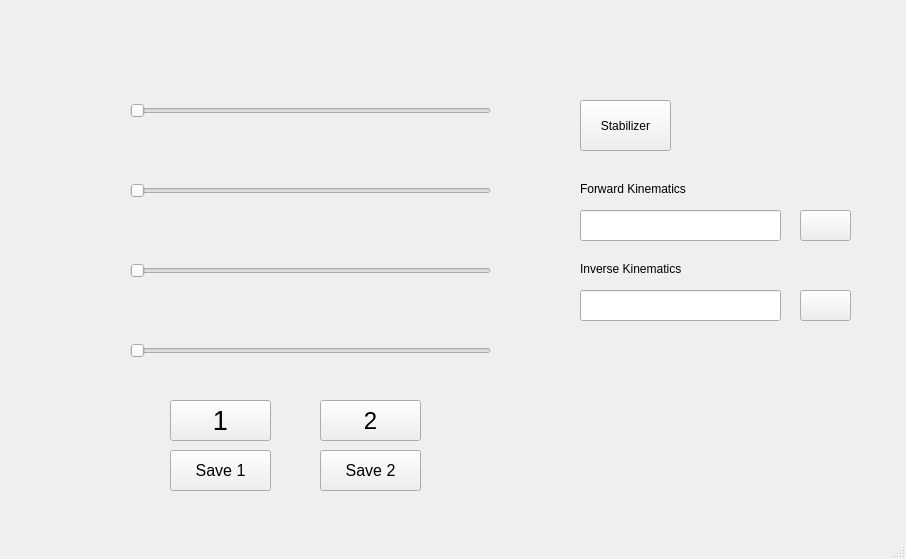
<?xml version="1.0" encoding="UTF-8"?>
<ui version="4.0">
 <class>MainWindow</class>
 <widget class="QMainWindow" name="MainWindow">
  <property name="geometry">
   <rect>
    <x>0</x>
    <y>0</y>
    <width>906</width>
    <height>559</height>
   </rect>
  </property>
  <property name="windowTitle">
   <string>METU MECH</string>
  </property>
  <widget class="QWidget" name="centralwidget">
   <widget class="QSlider" name="servo_1">
    <property name="geometry">
     <rect>
      <x>130</x>
      <y>90</y>
      <width>361</width>
      <height>41</height>
     </rect>
    </property>
    <property name="maximum">
     <number>180</number>
    </property>
    <property name="orientation">
     <enum>Qt::Horizontal</enum>
    </property>
   </widget>
   <widget class="QSlider" name="servo_2">
    <property name="geometry">
     <rect>
      <x>130</x>
      <y>170</y>
      <width>361</width>
      <height>41</height>
     </rect>
    </property>
    <property name="maximum">
     <number>180</number>
    </property>
    <property name="orientation">
     <enum>Qt::Horizontal</enum>
    </property>
   </widget>
   <widget class="QSlider" name="servo_3">
    <property name="geometry">
     <rect>
      <x>130</x>
      <y>250</y>
      <width>361</width>
      <height>41</height>
     </rect>
    </property>
    <property name="maximum">
     <number>180</number>
    </property>
    <property name="orientation">
     <enum>Qt::Horizontal</enum>
    </property>
   </widget>
   <widget class="QSlider" name="servo_4">
    <property name="geometry">
     <rect>
      <x>130</x>
      <y>330</y>
      <width>361</width>
      <height>41</height>
     </rect>
    </property>
    <property name="maximum">
     <number>180</number>
    </property>
    <property name="orientation">
     <enum>Qt::Horizontal</enum>
    </property>
   </widget>
   <widget class="QPushButton" name="go_button_1">
    <property name="geometry">
     <rect>
      <x>170</x>
      <y>400</y>
      <width>101</width>
      <height>41</height>
     </rect>
    </property>
    <property name="font">
     <font>
      <pointsize>20</pointsize>
     </font>
    </property>
    <property name="text">
     <string>1</string>
    </property>
   </widget>
   <widget class="QPushButton" name="go_button_2">
    <property name="geometry">
     <rect>
      <x>320</x>
      <y>400</y>
      <width>101</width>
      <height>41</height>
     </rect>
    </property>
    <property name="font">
     <font>
      <pointsize>18</pointsize>
     </font>
    </property>
    <property name="text">
     <string>2</string>
    </property>
   </widget>
   <widget class="QPushButton" name="save_button_1">
    <property name="geometry">
     <rect>
      <x>170</x>
      <y>450</y>
      <width>101</width>
      <height>41</height>
     </rect>
    </property>
    <property name="font">
     <font>
      <pointsize>12</pointsize>
     </font>
    </property>
    <property name="text">
     <string>Save 1</string>
    </property>
   </widget>
   <widget class="QPushButton" name="save_button_2">
    <property name="geometry">
     <rect>
      <x>320</x>
      <y>450</y>
      <width>101</width>
      <height>41</height>
     </rect>
    </property>
    <property name="font">
     <font>
      <pointsize>12</pointsize>
     </font>
    </property>
    <property name="text">
     <string>Save 2</string>
    </property>
   </widget>
   <widget class="QPushButton" name="stabilizer_button">
    <property name="geometry">
     <rect>
      <x>580</x>
      <y>100</y>
      <width>91</width>
      <height>51</height>
     </rect>
    </property>
    <property name="text">
     <string>Stabilizer</string>
    </property>
   </widget>
   <widget class="QLineEdit" name="empty_area_1">
    <property name="geometry">
     <rect>
      <x>580</x>
      <y>210</y>
      <width>201</width>
      <height>31</height>
     </rect>
    </property>
    <property name="text">
     <string/>
    </property>
   </widget>
   <widget class="QLineEdit" name="empty_area_2">
    <property name="geometry">
     <rect>
      <x>580</x>
      <y>290</y>
      <width>201</width>
      <height>31</height>
     </rect>
    </property>
   </widget>
   <widget class="QLabel" name="forward_kinematics_text">
    <property name="geometry">
     <rect>
      <x>580</x>
      <y>180</y>
      <width>221</width>
      <height>17</height>
     </rect>
    </property>
    <property name="text">
     <string>Forward Kinematics</string>
    </property>
   </widget>
   <widget class="QLabel" name="inverse_kinematics_text">
    <property name="geometry">
     <rect>
      <x>580</x>
      <y>260</y>
      <width>221</width>
      <height>17</height>
     </rect>
    </property>
    <property name="text">
     <string>Inverse Kinematics</string>
    </property>
   </widget>
   <widget class="QPushButton" name="for_button">
    <property name="geometry">
     <rect>
      <x>800</x>
      <y>210</y>
      <width>51</width>
      <height>31</height>
     </rect>
    </property>
    <property name="text">
     <string/>
    </property>
   </widget>
   <widget class="QPushButton" name="inv_button">
    <property name="geometry">
     <rect>
      <x>800</x>
      <y>290</y>
      <width>51</width>
      <height>31</height>
     </rect>
    </property>
    <property name="text">
     <string/>
    </property>
   </widget>
  </widget>
  <widget class="QMenuBar" name="menubar">
   <property name="geometry">
    <rect>
     <x>0</x>
     <y>0</y>
     <width>906</width>
     <height>22</height>
    </rect>
   </property>
  </widget>
  <widget class="QStatusBar" name="statusbar"/>
 </widget>
 <resources/>
 <connections/>
</ui>
